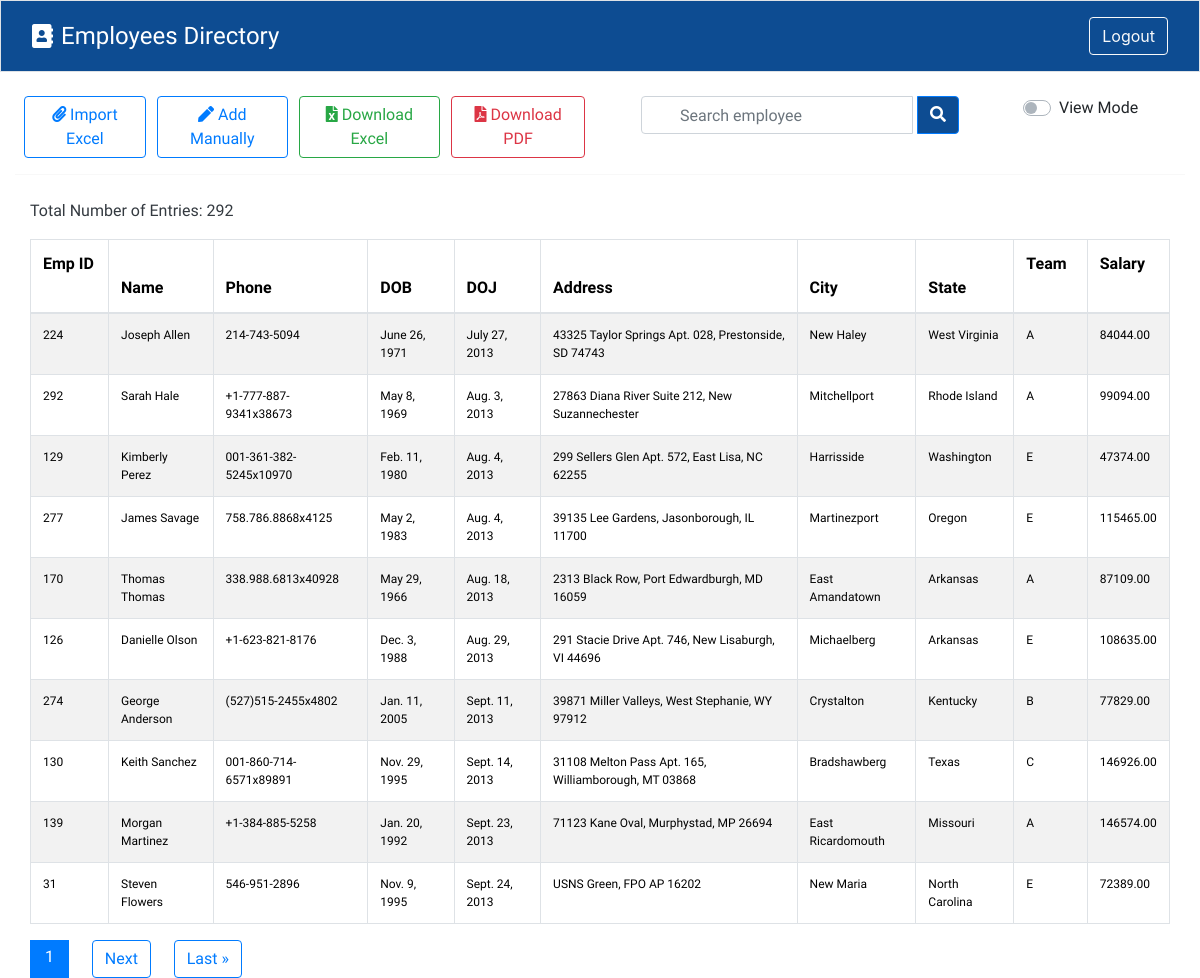
Screenshot of /employees/?sort=doj (signed in) with the database file from the repository.
### firstapp/models.py (models this page shows)
class Employee(models.Model):
    phone_regex = RegexValidator(
        regex=r'^\+?91?[6-9]\d{9}$',
        message="Phone number must be entered in the format: '+919999999999'. Up to 15 digits allowed."
    )
    GENDER_CHOICES = [
    ('M', 'Male'),
    ('F', 'Female'),
    ('O', 'Other'),
]
    def validate_dob(value):
        if value.year < 1950:
            raise ValidationError("Invalid date of birth. Year must be greater than or equal to 1950.")
        if value.year > 2005:
            raise ValidationError("Invalid date of birth. Year must be less than 2005")
    name = models.CharField(max_length=100, unique=True)
    phone = models.CharField(validators=[phone_regex], max_length=15, unique=True)
    dob = models.DateField(validators=[validate_dob])
    gender = models.CharField(max_length=1, choices=GENDER_CHOICES, default='Male')
    doj = models.DateField()
    address = models.CharField(max_length=250)
    city = models.CharField(max_length=25)
    state = models.CharField(max_length=25)
    team = models.CharField(max_length=100)
    salary = models.DecimalField(max_digits=8, decimal_places=2)
    created_at = models.DateTimeField(auto_now_add=True)
    updated_at = models.DateTimeField(auto_now=True)
    class Meta:
        unique_together = ['name', 'phone']

### firstapp/views.py (the view, shortened to what this page needs)
# urls.py: path('employees/', EmployeeListView.as_view(), name='employee_list'),
class EmployeeListView(LoginRequiredMixin, View):
    login_url = '/login/'
    def get(self, request):
        form = EmployeeForm()
        employees = Employee.objects.all().order_by('-id')
        count = Employee.objects.count()
        sort = request.GET.get('sort')
        order = request.GET.get('order')
        search_query = request.GET.get('search')
        if sort == 'id':
            employees = employees.order_by('id')
        elif sort == 'name':
            employees = employees.order_by('name')
        elif sort == 'doj':
            employees = employees.order_by('doj')
        elif sort == 'city':
            employees = employees.order_by('city')
        elif sort == 'state':
            employees = employees.order_by('state')
        elif sort == 'team':
            employees = employees.order_by('team')
        elif sort == 'salary':
            employees = employees.order_by('salary')
        if sort and order == 'desc':
            employees = employees.reverse()
        else:
            order = 'asc'
        paginator = Paginator(employees, per_page=settings.PAGINATION_PER_PAGE)
        page_number = request.GET.get('page')
        page_obj = paginator.get_page(page_number)
        return render(request, 'employees.html', {'form': form, 'page_obj': page_obj, 'count': count, 'sort': sort, 'order': order})

### firstapp/templates/employees.html (shortened to what this page needs)
{% extends 'base.html' %}
{% load static %}
{% block content %}
<div class="container-fluid" style="font-family: 'Prompt', sans-serif;">
    <div class="row">
      <div class="d-flex col-md-6 mt-4" style="padding-left: 2%;">
        <button id="fileUploadBtn" class="btn btn-outline-primary" style="margin-right: 2%;">
            <i class="fas fa-paperclip"></i> Import Excel</button>
        <a href="{% url 'manualEntry' %}" class="btn btn-outline-primary" style="margin-right: 2%;"><i class="fas fa-pen"></i> Add Manually</a>
        <a href="{% url 'download_employees' %}?format=csv" class="btn btn-outline-success" style="margin-right: 2%;"><i class="fas fa-file-excel"></i> Download Excel</a>
        <a href="{% url 'download_pdf' %}?format=csv" class="btn btn-outline-danger"><i class="fas fa-file-pdf"></i> Download PDF</a>
      </div>
    <div class="d-flex justify-content-around col-md-4 mt-4">
        <form method="get">
            <div class="input-group">
                <input id="searchInput" type="text" class="form-control" name="search" placeholder="Search employee" style="padding-left: 2.375rem;">
                <div class="ml-1 input-group-append">
                    <button class="btn btn-outline-primary" type="submit" style="background-color:#0D4C92;">
                        <i class="fa fa-search" style="color: white;"></i>
                    </button>
                </div>
            </div>
        </form>
    </div>
    <div class="d-flex col-md-2 pr-0 flex-row=reverse" style="margin-top: 2%;">
        <div class="custom-control ml-2 custom-switch">
      </div>
      <span id="edit-toggle">View Mode</span>
    </div>
  </div>
<hr>
<div class="container-fluid mt-4" style="font-family: 'Prompt', sans-serif;">
    <div class="d-flex justify-content-between">
        <p class="text-dark">Total Number of Entries: {{ count }} </p>
    </div>
    <table class="table table-striped table-bordered table-hover">
        <thead id="tableHead" class="text-white" style="background-color: #0D4C92; ">
            <tr>
                <th>
                    Emp ID
                    <a href="?sort=id{% if sort == 'id' and order == 'asc' %}&order=desc{% endif %}"
                        style="margin-left: 5%; text-decoration: none; color: white;">
                        {% if sort == 'id' %}
                        {% if order == 'asc' %}
                        <span>&uarr;</span>
                        {% else %}
                        <span>&darr;</span>
                        {% endif %}
                        {% else %}
                        <span>&darr;</span>
                        {% endif %}
                    </a>
                </th>
                <th>
                    Name
                    <a href="?sort=name{% if sort == 'name' and order == 'asc' %}&order=desc{% endif %}"
                        style="margin-left: 5%; text-decoration: none; color: white;">
                        {% if sort == 'name' %}
                        {% if order == 'asc' %}
                        <span>&uarr;</span>
                        {% else %}
                        <span>&darr;</span>
                        {% endif %}
                        {% else %}
                        <span>&darr;</span>
                        {% endif %}
                    </a>
                </th>
                <th>Phone</th>
                <th>DOB</th>
                <th>
                    DOJ
                    <a href="?sort=doj{% if sort == 'doj' and order == 'asc' %}&order=desc{% endif %}"
                        style="margin-left: 5%; text-decoration: none; color: white;">
                        {% if sort == 'doj' %}
                        {% if order == 'asc' %}
                        <span>&uarr;</span>
                        {% else %}
                        <span>&darr;</span>
                        {% endif %}
                        {% else %}
                        <span>&darr;</span>
                        {% endif %}
                    </a>
                </th>
                <th>Address</th>
                <th>
                    City
                    <a href="?sort=city{% if sort == 'city' and order == 'asc' %}&order=desc{% endif %}"
                        style="margin-left: 5%; text-decoration: none; color: white;">
                        {% if sort == 'city' %}
                        {% if order == 'asc' %}
                        <span>&uarr;</span>
                        {% else %}
                        <span>&darr;</span>
                        {% endif %}
                        {% else %}
                        <span>&darr;</span>
                        {% endif %}
                    </a>
                </th>
                <th>
                    State
                    <a href="?sort=state{% if sort == 'state' and order == 'asc' %}&order=desc{% endif %}"
                        style="margin-left: 5%; text-decoration: none; color: white;">
                        {% if sort == 'state' %}
                        {% if order == 'asc' %}
                        <span>&uarr;</span>
                        {% else %}
                        <span>&darr;</span>
                        {% endif %}
                        {% else %}
                        <span>&darr;</span>
                        {% endif %}
                    </a>
                </th>
                <th>
                    Team
                    <a href="?sort=team{% if sort == 'team' and order == 'asc' %}&order=desc{% endif %}"
                        style="margin-left: 5%; text-decoration: none; color: white;">
                        {% if sort == 'team' %}
                        {% if order == 'asc' %}
                        <span>&uarr;</span>
                        {% else %}
                        <span>&darr;</span>
                        {% endif %}
                        {% else %}
                        <span>&darr;</span>
                        {% endif %}
                    </a>
                </th>
                <th>
                    Salary
                    <a href="?sort=salary{% if sort == 'salary' and order == 'asc' %}&order=desc{% endif %}"
                        style="margin-left: 5%; text-decoration: none; color: white;">
                        {% if sort == 'salary' %}
                        {% if order == 'asc' %}
                        <span>&uarr;</span>
                        {% else %}
                        <span>&darr;</span>
                        {% endif %}
                        {% else %}
                        <span>&darr;</span>
                        {% endif %}
                    </a>
                </th>
            </tr>
        </thead>
        <div class="tableBody">
            <tbody id="tableBodyContent"  class="thead-light">
                {% for employee in page_obj %}
                <tr style="font-size: 12px;" data-employee-id="{{ employee.id }}">
                    <td>{{ employee.id }}</td>
                    <td {% if not employee.editable %}contenteditable="false"{% endif %} data-field-name="name">{{ employee.name }}</td>
                    <td {% if not employee.editable %}contenteditable="false"{% endif %} data-field-name="phone">{{ employee.phone }}</td>
                    <td {% if not employee.editable %}contenteditable="false"{% endif %} data-field-name="dob">{{ employee.dob }}</td>
                    <td {% if not employee.editable %}contenteditable="false"{% endif %} data-field-name="doj">{{ employee.doj }}</td>
                    <td {% if not employee.editable %}contenteditable="false"{% endif %} data-field-name="address">{{ employee.address }}</td>
                    <td {% if not employee.editable %}contenteditable="false"{% endif %} data-field-name="city">{{ employee.city }}</td>
                    <td {% if not employee.editable %}contenteditable="false"{% endif %} data-field-name="state">{{ employee.state }}</td>
                    <td {% if not employee.editable %}contenteditable="false"{% endif %} data-field-name="team">{{ employee.team }}</td>
                    <td {% if not employee.editable %}contenteditable="false"{% endif %} data-field-name="salary">{{ employee.salary }}</td>
                </tr>
                {% endfor %}
            </tbody>
        </div>
    </table>
    <div class="text-center">
        <div class="pagination">
            <div class="current-page-box btn-primary" style="padding: 5px 15px; display: inline-block;">
                <span class="current-page " style="margin-left: 1% 2% 2%;">{{ page_obj.number }}</span>
            </div>
            {% if page_obj.has_next %}
            <a href="?page={{ page_obj.next_page_number }}" class="btn btn-outline-primary"
                style=" margin-right: 2%; margin-left: 2%;">Next</a>
            <a href="?page={{ page_obj.paginator.num_pages }}" class="btn btn-outline-primary"
                >Last &raquo;</a>
            {% endif %}
        </div>
    </div>
</div>
{% endblock content %}

### rows the page displays
Employee: id "224", name "Joseph Allen", phone "214-743-5094", dob "June 26, 1971", doj "July 27, 2013", address "43325 Taylor Springs Apt. 028, Prestonside, SD 74743", city "New Haley", state "West Virginia", team "A", salary "84044.00"
Employee: id "292", name "Sarah Hale", phone "+1-777-887-9341x38673", dob "May 8, 1969", doj "Aug. 3, 2013", address "27863 Diana River Suite 212, New Suzannechester", city "Mitchellport", state "Rhode Island", team "A", salary "99094.00"
Employee: id "129", name "Kimberly Perez", phone "001-361-382-5245x10970", dob "Feb. 11, 1980", doj "Aug. 4, 2013", address "299 Sellers Glen Apt. 572, East Lisa, NC 62255", city "Harrisside", state "Washington", team "E", salary "47374.00"
Employee: id "277", name "James Savage", phone "758.786.8868x4125", dob "May 2, 1983", doj "Aug. 4, 2013", address "39135 Lee Gardens, Jasonborough, IL 11700", city "Martinezport", state "Oregon", team "E", salary "115465.00"
Employee: id "170", name "Thomas Thomas", phone "338.988.6813x40928", dob "May 29, 1966", doj "Aug. 18, 2013", address "2313 Black Row, Port Edwardburgh, MD 16059", city "East Amandatown", state "Arkansas", team "A", salary "87109.00"
Employee: id "126", name "Danielle Olson", phone "+1-623-821-8176", dob "Dec. 3, 1988", doj "Aug. 29, 2013", address "291 Stacie Drive Apt. 746, New Lisaburgh, VI 44696", city "Michaelberg", state "Arkansas", team "E", salary "108635.00"
Employee: id "274", name "George Anderson", phone "(527)515-2455x4802", dob "Jan. 11, 2005", doj "Sept. 11, 2013", address "39871 Miller Valleys, West Stephanie, WY 97912", city "Crystalton", state "Kentucky", team "B", salary "77829.00"
Employee: id "130", name "Keith Sanchez", phone "001-860-714-6571x89891", dob "Nov. 29, 1995", doj "Sept. 14, 2013", address "31108 Melton Pass Apt. 165, Williamborough, MT 03868", city "Bradshawberg", state "Texas", team "C", salary "146926.00"
Employee: id "139", name "Morgan Martinez", phone "+1-384-885-5258", dob "Jan. 20, 1992", doj "Sept. 23, 2013", address "71123 Kane Oval, Murphystad, MP 26694", city "East Ricardomouth", state "Missouri", team "A", salary "146574.00"
Employee: id "31", name "Steven Flowers", phone "546-951-2896", dob "Nov. 9, 1995", doj "Sept. 24, 2013", address "USNS Green, FPO AP 16202", city "New Maria", state "North Carolina", team "E", salary "72389.00"

### other values shown
{{ count }} "292"
{{ page_obj.number }} "1"
